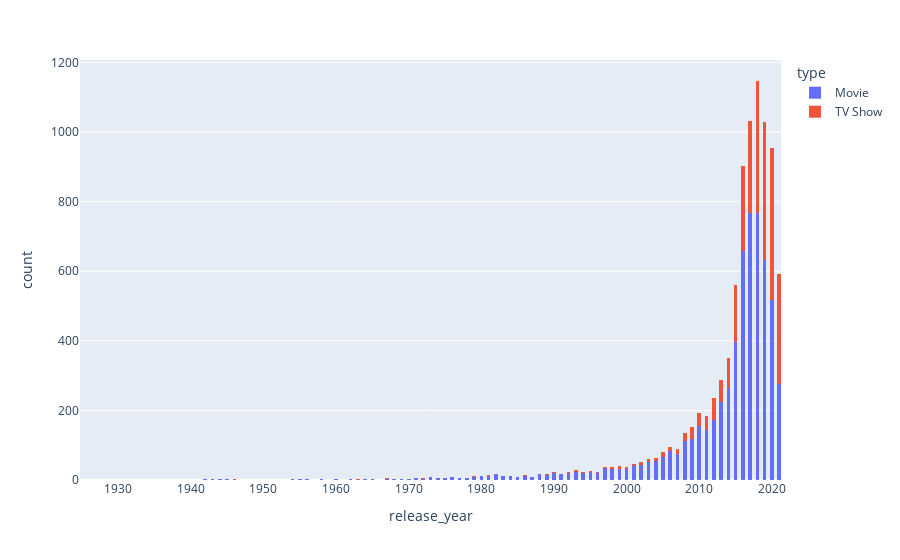

The notebook cell saved with this chart:
### Code cell
fig = px.histogram(data, x = data["release_year"], color = "type")
fig.update_traces(xbins_size=0.5, selector=dict(type='histogram'))
fig.show();

### Figure 1 — Plotly figure (JSON) as saved in the notebook; plotly's stock layout.template omitted (floating-point values rounded to 4 significant figures; data arrays with more than 128 entries replaced by an {"elided": "..."} marker saying what was removed)
{"data": [{"alignmentgroup": "True", "bingroup": "x", "hovertemplate": "type=Movie<br>release_year=%{x}<br>count=%{y}<extra></extra>", "legendgroup": "Movie", "marker": {"color": "#636efa", "pattern": {"shape": ""}}, "name": "Movie", "offsetgroup": "Movie", "orientation": "v", "showlegend": true, "type": "histogram", "x": {"elided": "6131 int values"}, "xaxis": "x", "xbins": {"size": 0.5}, "yaxis": "y"}, {"alignmentgroup": "True", "bingroup": "x", "hovertemplate": "type=TV Show<br>release_year=%{x}<br>count=%{y}<extra></extra>", "legendgroup": "TV Show", "marker": {"color": "#EF553B", "pattern": {"shape": ""}}, "name": "TV Show", "offsetgroup": "TV Show", "orientation": "v", "showlegend": true, "type": "histogram", "x": {"elided": "2676 int values"}, "xaxis": "x", "xbins": {"size": 0.5}, "yaxis": "y"}], "layout": {"barmode": "relative", "legend": {"title": {"text": "type"}, "tracegroupgap": 0}, "margin": {"t": 60}, "xaxis": {"anchor": "y", "domain": [0, 1], "title": {"text": "release_year"}}, "yaxis": {"anchor": "x", "domain": [0, 1], "title": {"text": "count"}}}}
